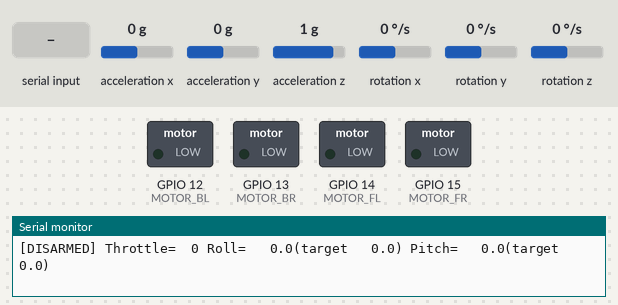
The sketch below on a simulated ESP32. Parts: switched loads named in the sketch (green lamp = pin HIGH), the last lines printed to the serial monitor. Wiring (inferred from the names in the program): MPU-6050 motion sensor at I2C address 0x68. Inputs (shaded band) come from the test bench; at power-on: acceleration x 0 g, acceleration y 0 g, acceleration z 1 g, rotation x 0 °/s, rotation y 0 °/s, rotation z 0 °/s.

Above: at 1.5 s.
1.6 s: acceleration x set to -1.4 g
3.4 s: "r" received over Serial
At 3.7 s:
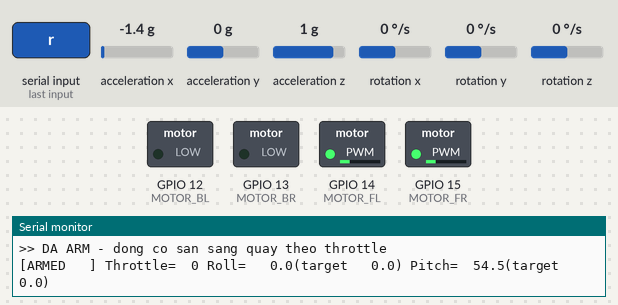
5.9 s: acceleration y set to -1.4 g
7.6 s: "r" received over Serial
At 8.2 s:
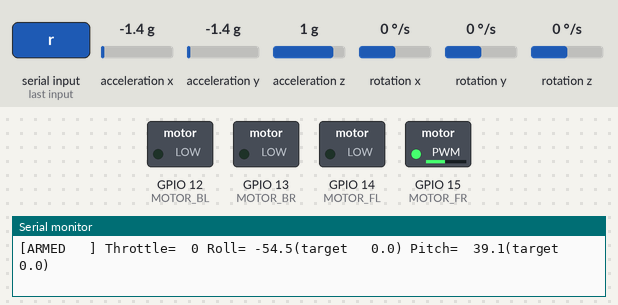
10.1 s: acceleration z set to -1.4 g
12.0 s: "c" received over Serial
Timing chart, 0 to 15.0 s (numbered marks = the images above; inputs shaded):
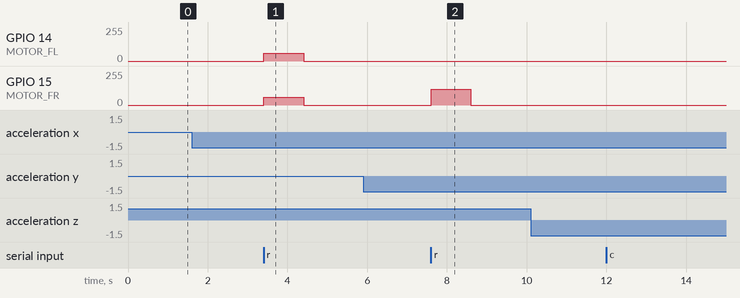

Measured:
- after the input at 3.4 s, GPIO 14 (MOTOR_FL), GPIO 15 (MOTOR_FR): 0/255 → 60/255 at once, → 0/255 1.0 s later
- after the input at 7.6 s, GPIO 15 (MOTOR_FR): 0/255 → 120/255 at once, → 0/255 0.99 s later

The sketch:

Bai7_Dieu_Khien_PID_Full.ino
```cpp
/*
  BAI 7: BO DIEU KHIEN BAY DAY DU (ARM/DISARM + CAN BANG GOC BANG PID)
  ------------------------------------------------------------------------
  Day la ban "day du" hon Bai 6: ngoai doc cam bien + dieu khien tung dong
  co, bai nay THEM:
   1. Loc goc nghieng tu MPU6050 bang BO LOC BU (complementary filter)
      ket hop Accelerometer + Gyroscope (gyro troi theo thoi gian, accel
      on dinh nhung on - ket hop ca hai cho ra goc muot va chinh xac hon).
   2. Vong lap PID giu goc Roll/Pitch ve 0 (tu can bang) chay dinh ky,
      tach rieng khoi toc do doc cam bien.
   3. CO CHE ARM/DISARM va TIMEOUT AN TOAN: dong co CHI quay khi da ARM,
      va se tu DISARM neu qua 1 giay khong nhan lenh tu Serial (mat ket noi).
   4. Hieu chuan (CALIBRATE) gyro luc khoi dong: dung yen board de tinh
      offset, tranh "troi" gia tri khi dung yen.

  Phan cung:
   SDA=GPIO23  SCL=GPIO18
   FL=GPIO14  FR=GPIO15  BL=GPIO12  BR=GPIO13
   (Xem file NOI_DAY.md de biet so do noi day chi tiet tu PIN - driver -
    dong co - MPU6050.)

  Lenh Serial (go lien tiep, khong can Enter):
   'c' = calibrate gyro (giu yen board, lam 1 lan sau khi nap code)
   'r' = ARM (cho phep dong co quay)      'f' = DISARM (dung het, an toan)
   'w'/'s' = tang/giam throttle nen
   'a'/'d' = lenh nghieng trai/phai (target roll)
   'i'/'k' = lenh nghieng truoc/sau (target pitch)
   ' '     = ESTOP (disarm + throttle=0 ngay lap tuc)
*/

#include <Wire.h>

// ---------------- Chan phan cung ----------------
#define SDA_PIN 23
#define SCL_PIN 18
#define MPU_ADDR 0x68

#define MOTOR_FL 14
#define MOTOR_FR 15
#define MOTOR_BL 12
#define MOTOR_BR 13

#define CH_FL 0
#define CH_FR 1
#define CH_BL 2
#define CH_BR 3

#define PWM_FREQ 5000
#define PWM_RES  8        // 0..255

// ---------------- Trang thai bay ----------------
bool armed = false;
int  throttle = 0;                 // 0..200
const int THROTTLE_MAX = 200;
const int THROTTLE_STEP = 10;

float targetRoll  = 0;   // goc muc tieu nguoi dieu khien yeu cau (do)
float targetPitch = 0;
const float TARGET_STEP = 5.0;     // moi lan nhan a/d/i/k doi bao nhieu do
const float TARGET_LIMIT = 25.0;   // gioi han goc an toan khi test ban dau

unsigned long lastCommandTime = 0;
const unsigned long COMMAND_TIMEOUT_MS = 1000;  // qua 1s khong co lenh -> tu disarm

// ---------------- Cam bien / bo loc ----------------
int16_t rawAx, rawAy, rawAz, rawGx, rawGy, rawGz;
float gyroOffX = 0, gyroOffY = 0, gyroOffZ = 0;

float roll = 0, pitch = 0;         // goc hien tai sau loc (do)
unsigned long lastSensorTime = 0;

const float ACC_SENSITIVITY  = 16384.0; // LSB/g  (thang +-2g, mac dinh)
const float GYRO_SENSITIVITY = 131.0;   // LSB/(deg/s) (thang +-250 deg/s, mac dinh)
const float COMP_ALPHA = 0.98;          // trong so gyro trong bo loc bu

// ---------------- PID can bang goc ----------------
float Kp = 2.2, Ki = 0.0, Kd = 0.8;
float rollErrIntegral = 0, pitchErrIntegral = 0;
float rollErrPrev = 0, pitchErrPrev = 0;
const float PID_OUT_LIMIT = 60;   // gioi han bien do PID cong vao throttle

unsigned long lastPidTime = 0;
const unsigned long PID_PERIOD_MS = 10;   // vong PID ~100Hz

unsigned long lastTelemetry = 0;
const unsigned long TELEMETRY_PERIOD_MS = 200;

// ===================================================================
// MPU6050
// ===================================================================
void setupMPU6050() {
  Wire.begin(SDA_PIN, SCL_PIN);
  Wire.setClock(400000);
  Wire.beginTransmission(MPU_ADDR);
  Wire.write(0x6B);
  Wire.write(0x00);           // danh thuc
  Wire.endTransmission(true);
}

void readMPU6050raw() {
  Wire.beginTransmission(MPU_ADDR);
  Wire.write(0x3B);
  Wire.endTransmission(false);
  Wire.requestFrom(MPU_ADDR, 14, true);

  rawAx = Wire.read() << 8 | Wire.read();
  rawAy = Wire.read() << 8 | Wire.read();
  rawAz = Wire.read() << 8 | Wire.read();
  Wire.read(); Wire.read();    // nhiet do, bo qua
  rawGx = Wire.read() << 8 | Wire.read();
  rawGy = Wire.read() << 8 | Wire.read();
  rawGz = Wire.read() << 8 | Wire.read();
}

// Hieu chuan: lay trung binh 500 mau luc dung yen de tinh offset gyro.
// Khong hieu chuan accelerometer trong bai nay (chi can offset gyro la du
// de demo bo loc bu on dinh).
void calibrateGyro() {
  Serial.println("Dang hieu chuan gyro - GIU YEN BOARD, khong rung/chay...");
  long sumX = 0, sumY = 0, sumZ = 0;
  const int N = 500;
  for (int i = 0; i < N; i++) {
    readMPU6050raw();
    sumX += rawGx; sumY += rawGy; sumZ += rawGz;
    delay(3);
  }
  gyroOffX = sumX / (float)N;
  gyroOffY = sumY / (float)N;
  gyroOffZ = sumZ / (float)N;
  Serial.printf("Hieu chuan xong. Offset Gyro X=%.1f Y=%.1f Z=%.1f\n",
                gyroOffX, gyroOffY, gyroOffZ);
}

// Bo loc bu: ket hop goc tinh tu accelerometer (on dinh, nhung co nhieu khi
// rung) va goc tich luy tu gyroscope (muot nhung troi dan theo thoi gian).
void updateAttitude() {
  unsigned long now = micros();
  float dt = (lastSensorTime == 0) ? 0.01 : (now - lastSensorTime) / 1000000.0;
  lastSensorTime = now;

  readMPU6050raw();

  float accRoll  = atan2((float)rawAy, (float)rawAz) * 180.0 / PI;
  float accPitch = atan2(-(float)rawAx,
                          sqrt((float)rawAy * rawAy + (float)rawAz * rawAz)) * 180.0 / PI;

  float gyroRateX = (rawGx - gyroOffX) / GYRO_SENSITIVITY;  // deg/s quanh truc X -> roll
  float gyroRateY = (rawGy - gyroOffY) / GYRO_SENSITIVITY;  // deg/s quanh truc Y -> pitch

  roll  = COMP_ALPHA * (roll  + gyroRateX * dt) + (1 - COMP_ALPHA) * accRoll;
  pitch = COMP_ALPHA * (pitch + gyroRateY * dt) + (1 - COMP_ALPHA) * accPitch;
}

// ===================================================================
// Dong co
// ===================================================================
void setupMotors() {
  ledcSetup(CH_FL, PWM_FREQ, PWM_RES); ledcAttachPin(MOTOR_FL, CH_FL);
  ledcSetup(CH_FR, PWM_FREQ, PWM_RES); ledcAttachPin(MOTOR_FR, CH_FR);
  ledcSetup(CH_BL, PWM_FREQ, PWM_RES); ledcAttachPin(MOTOR_BL, CH_BL);
  ledcSetup(CH_BR, PWM_FREQ, PWM_RES); ledcAttachPin(MOTOR_BR, CH_BR);
  ledcWrite(CH_FL, 0); ledcWrite(CH_FR, 0); ledcWrite(CH_BL, 0); ledcWrite(CH_BR, 0);
}

void writeMotors(float fl, float fr, float bl, float br) {
  ledcWrite(CH_FL, constrain((int)fl, 0, 255));
  ledcWrite(CH_FR, constrain((int)fr, 0, 255));
  ledcWrite(CH_BL, constrain((int)bl, 0, 255));
  ledcWrite(CH_BR, constrain((int)br, 0, 255));
}

void stopAllMotors() {
  writeMotors(0, 0, 0, 0);
}

// ===================================================================
// PID + mixer: tinh ngo ra PID tu sai so (target - goc hien tai), roi
// phoi (mix) vao 4 dong co theo cau hinh X-quad.
// ===================================================================
void runPidAndMix() {
  unsigned long now = millis();
  if (now - lastPidTime < PID_PERIOD_MS) return;
  float dt = (now - lastPidTime) / 1000.0;
  lastPidTime = now;

  float rollErr  = targetRoll  - roll;
  float pitchErr = targetPitch - pitch;

  rollErrIntegral  += rollErr  * dt;
  pitchErrIntegral += pitchErr * dt;
  // Chong "integral windup": gioi han phan tich luy
  rollErrIntegral  = constrain(rollErrIntegral,  -100, 100);
  pitchErrIntegral = constrain(pitchErrIntegral, -100, 100);

  float rollDeriv  = (rollErr  - rollErrPrev)  / dt;
  float pitchDeriv = (pitchErr - pitchErrPrev) / dt;
  rollErrPrev  = rollErr;
  pitchErrPrev = pitchErr;

  float rollOut  = Kp * rollErr  + Ki * rollErrIntegral  + Kd * rollDeriv;
  float pitchOut = Kp * pitchErr + Ki * pitchErrIntegral + Kd * pitchDeriv;
  rollOut  = constrain(rollOut,  -PID_OUT_LIMIT, PID_OUT_LIMIT);
  pitchOut = constrain(pitchOut, -PID_OUT_LIMIT, PID_OUT_LIMIT);

  if (!armed) {
    stopAllMotors();
    return;
  }

  // Mix kieu X-quad: moi dong co = throttle +- rollOut +- pitchOut
  // FL: giam khi roll duong (nghieng phai) va khi pitch duong (cui truoc)
  float fl = throttle - rollOut - pitchOut;
  float fr = throttle + rollOut - pitchOut;
  float bl = throttle - rollOut + pitchOut;
  float br = throttle + rollOut + pitchOut;

  writeMotors(fl, fr, bl, br);
}

// ===================================================================
// Xu ly lenh tu Serial
// ===================================================================
void handleSerial() {
  if (!Serial.available()) return;
  char c = Serial.read();
  lastCommandTime = millis();   // bat ky lenh hop le nao cung reset timeout

  switch (c) {
    case 'c':
      calibrateGyro();
      break;
    case 'r':
      armed = true;
      Serial.println(">> DA ARM - dong co san sang quay theo throttle");
      break;
    case 'f':
      armed = false;
      stopAllMotors();
      Serial.println(">> DA DISARM");
      break;
    case 'w':
      throttle = min(throttle + THROTTLE_STEP, THROTTLE_MAX);
      Serial.printf(">> Throttle = %d\n", throttle);
      break;
    case 's':
      throttle = max(throttle - THROTTLE_STEP, 0);
      Serial.printf(">> Throttle = %d\n", throttle);
      break;
    case 'a':
      targetRoll = constrain(targetRoll - TARGET_STEP, -TARGET_LIMIT, TARGET_LIMIT);
      Serial.printf(">> targetRoll = %.1f\n", targetRoll);
      break;
    case 'd':
      targetRoll = constrain(targetRoll + TARGET_STEP, -TARGET_LIMIT, TARGET_LIMIT);
      Serial.printf(">> targetRoll = %.1f\n", targetRoll);
      break;
    case 'i':
      targetPitch = constrain(targetPitch - TARGET_STEP, -TARGET_LIMIT, TARGET_LIMIT);
      Serial.printf(">> targetPitch = %.1f\n", targetPitch);
      break;
    case 'k':
      targetPitch = constrain(targetPitch + TARGET_STEP, -TARGET_LIMIT, TARGET_LIMIT);
      Serial.printf(">> targetPitch = %.1f\n", targetPitch);
      break;
    case ' ':
      armed = false;
      throttle = 0;
      targetRoll = 0;
      targetPitch = 0;
      stopAllMotors();
      Serial.println("!! ESTOP - DA DISARM VA DUNG HET DONG CO !!");
      break;
    default:
      break;   // ky tu xuong dong, khoang trang khac... bo qua
  }
}

// An toan: neu qua COMMAND_TIMEOUT_MS khong nhan duoc lenh nao (vd mat ket
// noi Serial/USB), tu dong DISARM de tranh dong co quay khong kiem soat.
void checkFailsafe() {
  if (armed && (millis() - lastCommandTime > COMMAND_TIMEOUT_MS)) {
    armed = false;
    stopAllMotors();
    Serial.println("!! FAILSAFE: mat lenh dieu khien qua 1s - DA TU DISARM !!");
  }
}

void printTelemetry() {
  unsigned long now = millis();
  if (now - lastTelemetry < TELEMETRY_PERIOD_MS) return;
  lastTelemetry = now;
  Serial.printf("[%s] Throttle=%3d Roll=%6.1f(target %5.1f) Pitch=%6.1f(target %5.1f)\n",
                armed ? "ARMED   " : "DISARMED",
                throttle, roll, targetRoll, pitch, targetPitch);
}

void setup() {
  Serial.begin(115200);
  delay(300);
  Serial.println("\n=== BAI 7: BO DIEU KHIEN BAY DAY DU (PID + ARM/DISARM) ===");
  Serial.println("Lenh: c=calibrate r=ARM f=DISARM w/s=throttle a/d=roll i/k=pitch space=ESTOP");
  Serial.println("Buoc dau tien: go 'c' va giu yen board de hieu chuan gyro.");

  setupMPU6050();
  setupMotors();
  lastCommandTime = millis();   // tranh failsafe kich hoat ngay luc vua boot
}

void loop() {
  handleSerial();
  updateAttitude();     // doc cam bien + loc goc, chay moi vong loop
  runPidAndMix();        // PID + xuat PWM ra 4 dong co, tu gioi han theo PID_PERIOD_MS
  checkFailsafe();
  printTelemetry();
}
```
